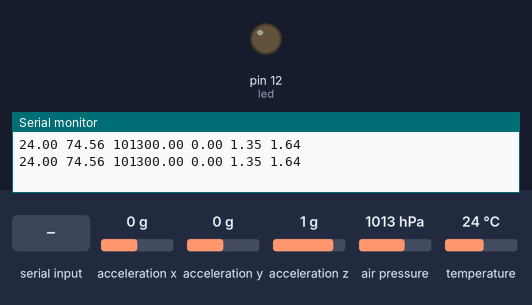
The sketch below on a simulated Arduino Uno, built with avr-gcc and run on an emulated ATmega328P. Parts: output pins drawn as LEDs (lit = HIGH), the last lines printed to the serial monitor. Wiring (inferred from the names in the program): MPU-6050 motion sensor at I2C address 0x68. The inputs (shaded band) are chosen by the test bench; at power-on: acceleration z 1 g, acceleration x 0 g, acceleration y 0 g, air pressure 1013 hPa, temperature 24 °C.

Above: at 1.3 s.
1.4 s: "1" received over Serial
At 1.9 s:
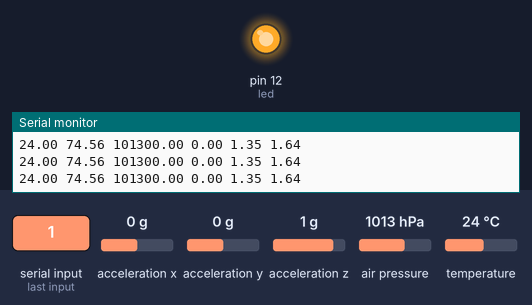
3.5 s: acceleration z set to 0 g
Timing chart, 0 to 6.5 s (numbered marks = the images above; inputs shaded):
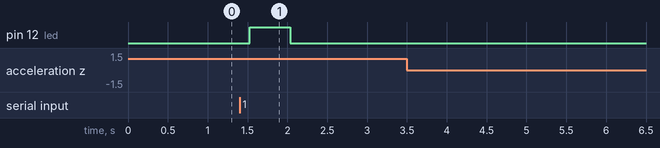

The sketch:

lab2.ino
```cpp
#include<SPI.h> //Load SPI Library
#include<Wire.h>
#include<Math.h>
#include <SoftwareSerial.h>
#include <Adafruit_BMP280.h>

unsigned long previousMillis = 0;
const long interval = 30;
char uyari;
const int led=12;
float ang_x;
float ang_y;
float ang_z;

#define BMP_SCK  (13)  // Kullanmadığı halde Bmp280 için gerekli olan tanımlamalar.
#define BMP_MISO (12)
#define BMP_MOSI (11)
#define BMP_CS   (10)

Adafruit_BMP280 bmp; // BMP 280 İçin nesne tanımlama

const int MPU_addr = 0x68; //MPU adresi


unsigned long yeni_zaman, eski_zaman = 0; //millis zaman fonksiyonu kullanımı için değişkenler.

double irtifa_deger, irtifa, eski_irtifa; //Bmp 280 basınç sensöründen irtifa değeri okumak için tanımlanan değişkenler.


//*************************************************************************************************************************************************************************************

void setup() {

  Serial.begin(9600);//Seri haberlşeme başlatılır

  Wire.begin();   // İvme sensörü İçin I2C Başlatılır
  bmp.begin();   // BMP 280 başlatma


  // Mpu 6050 İvme sensörü bağlangıç ayarları.
  Wire.beginTransmission(MPU_addr);
  Wire.write(0x6B);
  Wire.write(0x00);
  Wire.endTransmission(true);

  // Bmp 280 İçin  Başlangıç ayarları
  bmp.setSampling(Adafruit_BMP280::MODE_NORMAL,     /* Operating Mode. */
                  Adafruit_BMP280::SAMPLING_X2,     /* Çalışma modu. */
                  Adafruit_BMP280::SAMPLING_X16,    /* Basınç yüksek hızda örnekleme */
                  Adafruit_BMP280::FILTER_X16,      /* Filtreleme. */
                  Adafruit_BMP280::STANDBY_MS_500); /* Bekleme süresi. */
 pinMode(led,OUTPUT);
  delay(10);
  }
void loop() {

  yeni_zaman = millis();

  if (yeni_zaman - eski_zaman >= 400) {
    eski_zaman = yeni_zaman;


    //  Serial.print(F("Sıcaklık = "));// Basınç sensöründen sıcaklık alınması
      Serial.print(bmp.readTemperature());
    //  Serial.print(" *C");
        Serial.print(" ");
      // İrtifa değerinin ekrana yazdırılması
 //     Serial.print(F("Rakım = "));
      Serial.print(bmp.readAltitude(1022));
  //    Serial.print(" m");
       Serial.print(" ");
    //      Serial.print(F("Pressure = "));
          Serial.print(bmp.readPressure());
    //      Serial.println(" Pa");
       Serial.print(" ");
//   class CommaForDot : public Print
//{
//public:
//    CommaForDot(Print &downstream) : downstream(downstream) {}
//    virtual size_t write(uint8_t c) {
 //       return downstream.write(c=='.' ? ',' : c);  // replacement
//    }
//private:
//    Print &downstream;
//};
// CommaForDot filteredSerial(Serial);
//   filteredSerial.println(bmp.readTemperature());
//   Serial.print(" ");

    Wire.beginTransmission(MPU_addr);                                         //MPU6050 ile I2C haberleşme başlatılır
    Wire.write(0x3B);                                                         //İvme bilgisinin olduğu 0x3B-0x40 için request gönderilir
    Wire.endTransmission(false);
    Wire.requestFrom(MPU_addr, 6, true);
  int16_t XAxisFull =  (Wire.read() << 8 | Wire.read());
  int16_t YAxisFull =  (Wire.read() << 8 | Wire.read());
  int16_t ZAxisFull =  (Wire.read() << 8 | Wire.read());
    float XAxisFinal = (float) XAxisFull / 16384.0;                  //Datasheet'te yazan değerlere göre "g" cinsinden ivme buldum. (X ekseni için)
    float YAxisFinal = (float) YAxisFull / 16384.0;
    float ZAxisFinal = (float) ZAxisFull / 16384.0;


    if(XAxisFinal>0.99) XAxisFinal=1;   //0.99 olan değerler 1'e tamamladım
    if(YAxisFinal>0.99) YAxisFinal=1;
    if(ZAxisFinal>0.99) ZAxisFinal=1;

    if(XAxisFinal<-0.99) XAxisFinal=-1; //-0.99 olan değerler 1'e tamamladım.
    if(YAxisFinal<-0.99) YAxisFinal=-1;
    if(ZAxisFinal<-0.99) ZAxisFinal=-1;

    ang_x = (atan(YAxisFull/(sqrt(pow(XAxisFull,2)+pow(ZAxisFull,2)))) * 57296 / 1000)+1.35; //Euler Açı formülüne göre açı hesabı+sensör hatasu (X-Ekseni)
    ang_y = (atan(-1*XAxisFull/(sqrt(pow(YAxisFull,2)+pow(ZAxisFull,2)))) * 57296 / 1000)+1.64; //Euler Açı formülüne göre açı hesabı+sensör hatası (Y-Ekseni)
  //    Serial.print("X İVME = ");  //Her eksen için g değerleri seri porttan bastım
    if(XAxisFinal<0)
      Serial.print(-1*XAxisFinal);
 else{
    Serial.print(XAxisFinal);
   }

  Serial.print(" ");

 //   Serial.print("X AÇISI = "); //X ve Y eksenleri için açı değerleri seri porttan bastım
 if(ang_x<0)
      Serial.print(-1*ang_x);
 else{
    Serial.print(ang_x);
   }

  Serial.print(" ");
//    Serial.print("Y AÇISI = ");
   if(ang_y<0)
      Serial.println(-1*ang_y);
 else{
    Serial.println(ang_y);
   }

  }
  delay(500);
  uyari=Serial.read(); // Seri iletişim hattan gelen veri okunuyor
    if( uyari=='1')
    {
      digitalWrite(led,HIGH);
    }
    else
      digitalWrite(led,LOW);

}
```

Measured:
- after the input at 1.4 s, pin 12 (led): LOW → HIGH after 0.13 s, → LOW 0.51 s later
